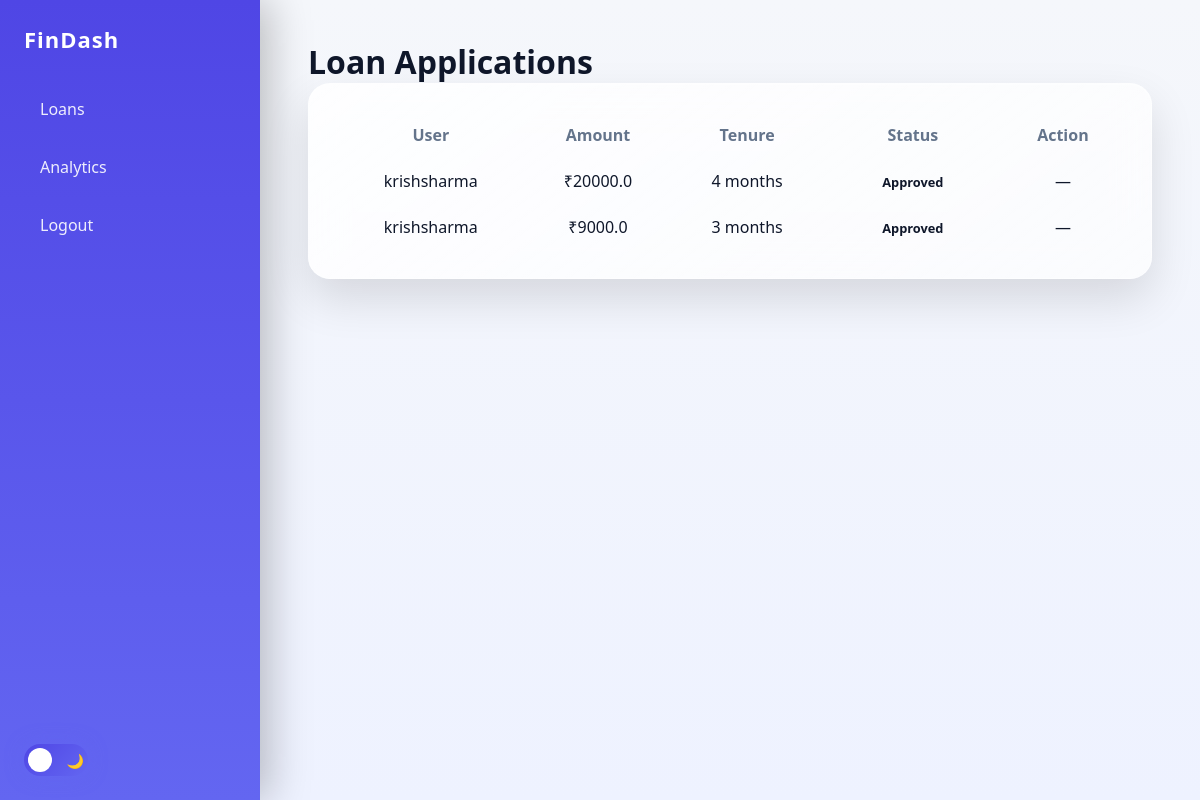
/admin/dashboard (signed in), run on an earlier commit of the app's database.
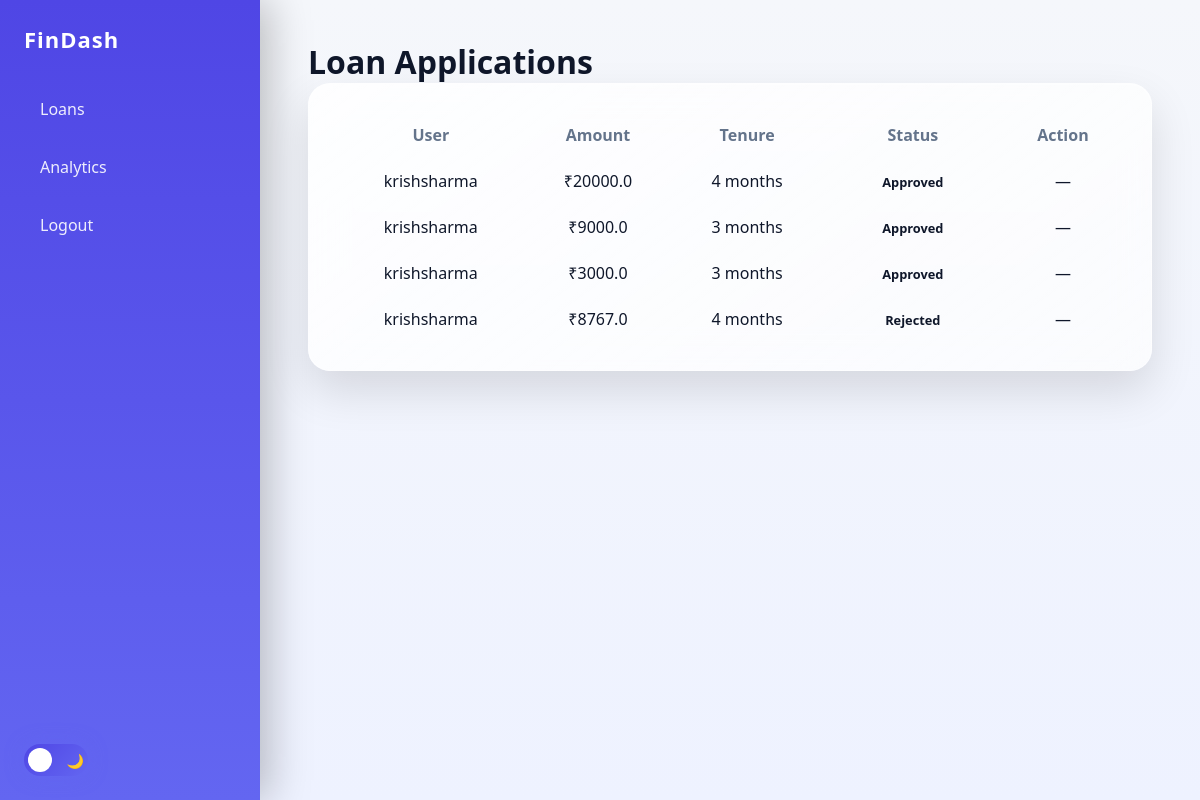
And on a later commit of the database.
### models/loan.py (models this page shows)
class Loan(db.Model):
    id = db.Column(db.Integer, primary_key=True)
    user_id = db.Column(db.Integer, nullable=False)
    borrower = db.Column(db.String(100))
    amount = db.Column(db.Float)
    tenure = db.Column(db.Integer)
    status = db.Column(db.String(20), default="Pending")
    created_at = db.Column(db.DateTime, default=datetime.utcnow)

### routes/admin.py (the view)
@admin_bp.route("/dashboard")
@login_required
def dashboard():
    if current_user.role != "admin":
        return "Unauthorized", 403
    loans = Loan.query.all()
    return render_template("admin/dashboard.html", loans=loans)

### templates/admin/dashboard.html (shortened to what this page needs)
{% extends "base_dashboard.html" %}
{% block content %}
<h1>Loan Applications</h1>
<div class="card">
    <table>
        <thead>
            <tr>
                <th>User</th>
                <th>Amount</th>
                <th>Tenure</th>
                <th>Status</th>
                <th>Action</th>
            </tr>
        </thead>
        <tbody>
            {% for loan in loans %}
            <tr id="loan-{{ loan.id }}">
                <td>{{ loan.borrower }}</td>
                <td>₹{{ loan.amount }}</td>
                <td>{{ loan.tenure }} months</td>
                <td>
                    <span class="status {{ loan.status }}">
                        {{ loan.status }}
                    </span>
                </td>
                <td>
                    {% if loan.status == "Pending" %}
                    <button class="btn approve"
                            data-loan-id="{{ loan.id }}"
                            onclick="updateStatus(this, 'Approved')">
                        Approve
                    </button>
                    <button class="btn reject"
                            data-loan-id="{{ loan.id }}"
                            onclick="updateStatus(this, 'Rejected')">
                        Reject
                    </button>
                    {% else %}
                        —
                    {% endif %}
                </td>
            </tr>
            {% endfor %}
        </tbody>
    </table>
</div>
{% endblock %}

What changed in the data, as far as the page shows it:
added Loan: borrower "krishsharma", amount "3000.0", tenure "3", status "Approved"
added Loan: borrower "krishsharma", amount "8767.0", tenure "4", status "Rejected"
